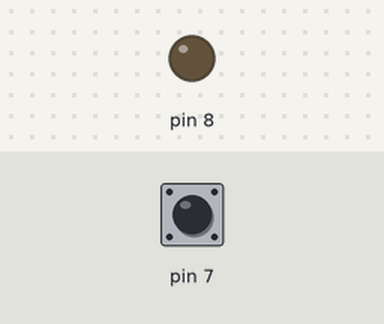
Bench run of a sketch on a simulated Arduino Uno, built with avr-gcc and run on an emulated ATmega328P. Parts: output pins drawn as LEDs (lit = HIGH). The test bench sets the inputs (shaded band); at power-on: pin 7 HIGH.

Above: at 1.2 s.
1.3 s: pin 7 pulled LOW for 0.15 s
At 1.8 s:
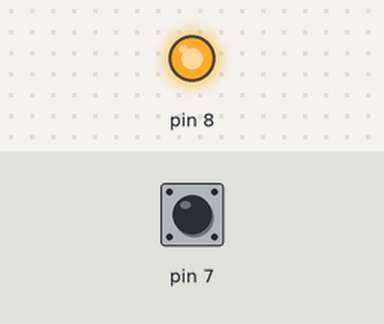
Timing chart, 0 to 12.8 s (numbered marks = the images above; inputs shaded):
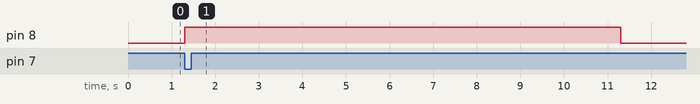

Measured:
- after the input at 1.3 s, pin 8: LOW → HIGH at once, → LOW 10.0 s later

The sketch:

Arduino_Podstawy_Guziczek.ino
```cpp
void setup() {
  pinMode(8, OUTPUT);
  pinMode(7, INPUT_PULLUP);
  digitalWrite(8, LOW);
}

void loop() {
  if (digitalRead(7) == LOW){
    digitalWrite(8, HIGH);
    delay(10000);
    digitalWrite(8, LOW);
  }
}
```
